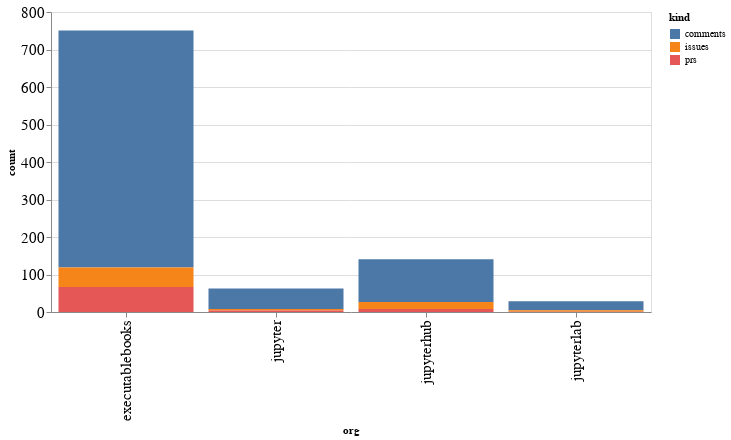

Notebook cell for this chart:
### Code cell
alt.Chart(org_summaries, width=600).mark_bar().encode(
    x='org',
    y='count',
    color='kind',
    tooltip="org"
)

### Figure 1 — Vega-Lite specification as saved in the notebook (floating-point values rounded to 4 significant figures)
{"config": {"axisLeft": {"labelFontSize": 15}, "axisBottom": {"labelFontSize": 15}}, "data": {"name": "data-a7bd27f06d9f62af9bdebfd439d6a447"}, "mark": "bar", "encoding": {"color": {"type": "nominal", "field": "kind"}, "tooltip": {"type": "nominal", "field": "org"}, "x": {"type": "nominal", "field": "org"}, "y": {"type": "quantitative", "field": "count"}}, "width": 600, "$schema": "https://vega.github.io/schema/vega-lite/v4.8.1.json", "datasets": {"data-a7bd27f06d9f62af9bdebfd439d6a447": [{"org": "executablebooks", "kind": "comments", "count": 632}, {"org": "executablebooks", "kind": "issues", "count": 52}, {"org": "executablebooks", "kind": "prs", "count": 67}, {"org": "jupyter", "kind": "comments", "count": 55}, {"org": "jupyter", "kind": "issues", "count": 4}, {"org": "jupyter", "kind": "prs", "count": 4}, {"org": "jupyterhub", "kind": "comments", "count": 114}, {"org": "jupyterhub", "kind": "issues", "count": 19}, {"org": "jupyterhub", "kind": "prs", "count": 8}, {"org": "jupyterlab", "kind": "comments", "count": 24}, {"org": "jupyterlab", "kind": "issues", "count": 4}, {"org": "jupyterlab", "kind": "prs", "count": 1}]}}
